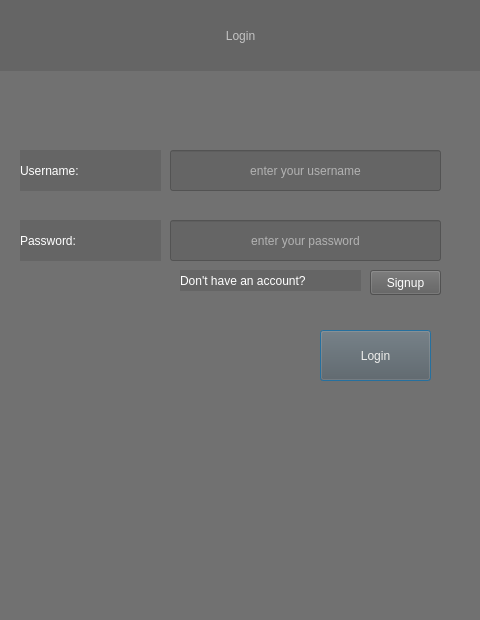
<?xml version="1.0" encoding="UTF-8"?>
<ui version="4.0">
 <class>Dialog</class>
 <widget class="QDialog" name="Dialog">
  <property name="geometry">
   <rect>
    <x>0</x>
    <y>0</y>
    <width>480</width>
    <height>620</height>
   </rect>
  </property>
  <property name="minimumSize">
   <size>
    <width>480</width>
    <height>620</height>
   </size>
  </property>
  <property name="maximumSize">
   <size>
    <width>480</width>
    <height>620</height>
   </size>
  </property>
  <property name="windowTitle">
   <string>Dialog</string>
  </property>
  <property name="styleSheet">
   <string notr="true">background-color: rgba(93, 93, 93, 166);</string>
  </property>
  <widget class="QLabel" name="label">
   <property name="geometry">
    <rect>
     <x>0</x>
     <y>0</y>
     <width>481</width>
     <height>71</height>
    </rect>
   </property>
   <property name="styleSheet">
    <string notr="true">color: rgb(195, 195, 195);
font: 34pt &quot;Ubuntu&quot;;</string>
   </property>
   <property name="text">
    <string>Login</string>
   </property>
   <property name="alignment">
    <set>Qt::AlignCenter</set>
   </property>
  </widget>
  <widget class="QLabel" name="label_2">
   <property name="geometry">
    <rect>
     <x>20</x>
     <y>150</y>
     <width>141</width>
     <height>41</height>
    </rect>
   </property>
   <property name="styleSheet">
    <string notr="true">font: 20pt &quot;Ubuntu&quot;;
color:rgb(255, 255, 255)</string>
   </property>
   <property name="text">
    <string>Username:</string>
   </property>
  </widget>
  <widget class="QLineEdit" name="usernameInput">
   <property name="geometry">
    <rect>
     <x>170</x>
     <y>150</y>
     <width>271</width>
     <height>41</height>
    </rect>
   </property>
   <property name="styleSheet">
    <string notr="true">font: 15pt &quot;Ubuntu&quot;;
color: rgb(255, 255, 255);</string>
   </property>
   <property name="echoMode">
    <enum>QLineEdit::Normal</enum>
   </property>
   <property name="alignment">
    <set>Qt::AlignCenter</set>
   </property>
   <property name="placeholderText">
    <string>enter your username</string>
   </property>
  </widget>
  <widget class="QLineEdit" name="passwordInput">
   <property name="geometry">
    <rect>
     <x>170</x>
     <y>220</y>
     <width>271</width>
     <height>41</height>
    </rect>
   </property>
   <property name="styleSheet">
    <string notr="true">font: 15pt &quot;Ubuntu&quot;;
color: rgb(255, 255, 255);</string>
   </property>
   <property name="echoMode">
    <enum>QLineEdit::Password</enum>
   </property>
   <property name="alignment">
    <set>Qt::AlignCenter</set>
   </property>
   <property name="placeholderText">
    <string>enter your password</string>
   </property>
  </widget>
  <widget class="QLabel" name="label_3">
   <property name="geometry">
    <rect>
     <x>20</x>
     <y>220</y>
     <width>141</width>
     <height>41</height>
    </rect>
   </property>
   <property name="styleSheet">
    <string notr="true">font: 20pt &quot;Ubuntu&quot;;
color:rgb(255, 255, 255)</string>
   </property>
   <property name="text">
    <string>Password:</string>
   </property>
  </widget>
  <widget class="QPushButton" name="loginButton">
   <property name="geometry">
    <rect>
     <x>320</x>
     <y>330</y>
     <width>111</width>
     <height>51</height>
    </rect>
   </property>
   <property name="styleSheet">
    <string notr="true">font: 24pt &quot;Ubuntu&quot;;
color:rgb(238, 238, 236);</string>
   </property>
   <property name="text">
    <string>Login</string>
   </property>
  </widget>
  <widget class="QLabel" name="label_4">
   <property name="geometry">
    <rect>
     <x>180</x>
     <y>270</y>
     <width>181</width>
     <height>21</height>
    </rect>
   </property>
   <property name="styleSheet">
    <string notr="true">color:rgb(255, 255, 255);
font: 13pt &quot;Ubuntu&quot;;</string>
   </property>
   <property name="text">
    <string>Don't have an account?</string>
   </property>
  </widget>
  <widget class="QPushButton" name="signupButton">
   <property name="geometry">
    <rect>
     <x>370</x>
     <y>270</y>
     <width>71</width>
     <height>25</height>
    </rect>
   </property>
   <property name="styleSheet">
    <string notr="true">color: rgb(255, 255, 255);</string>
   </property>
   <property name="text">
    <string>Signup</string>
   </property>
  </widget>
 </widget>
 <resources/>
 <connections/>
</ui>
